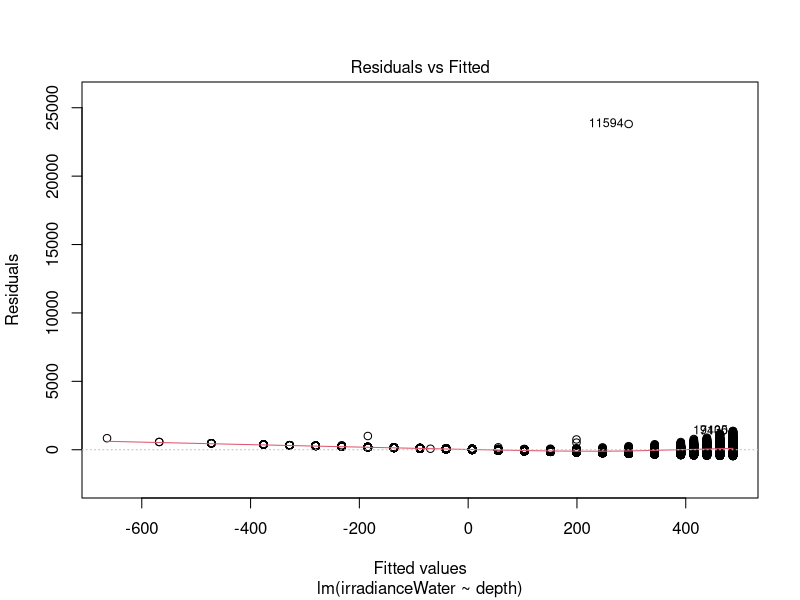
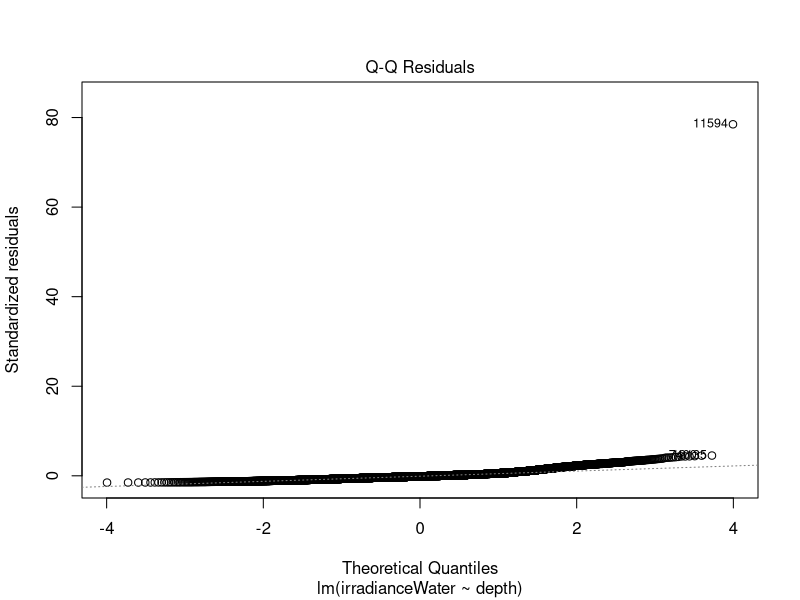
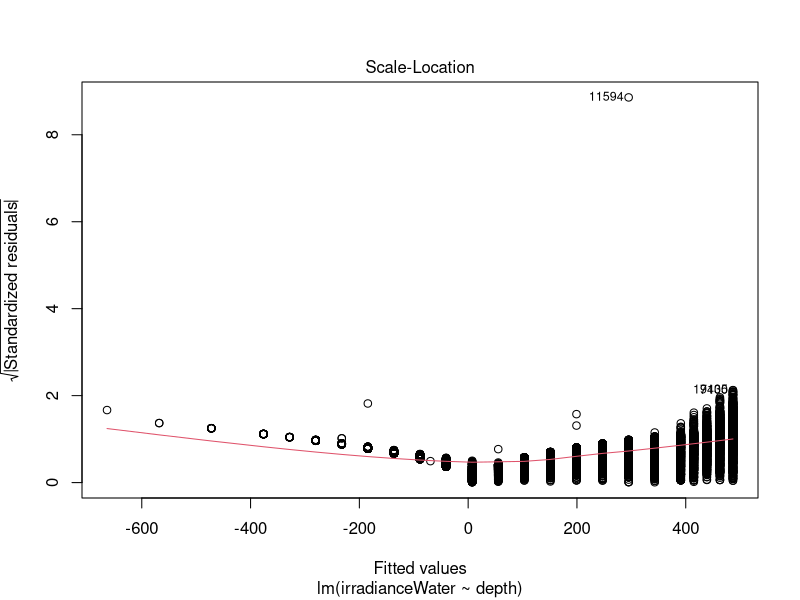
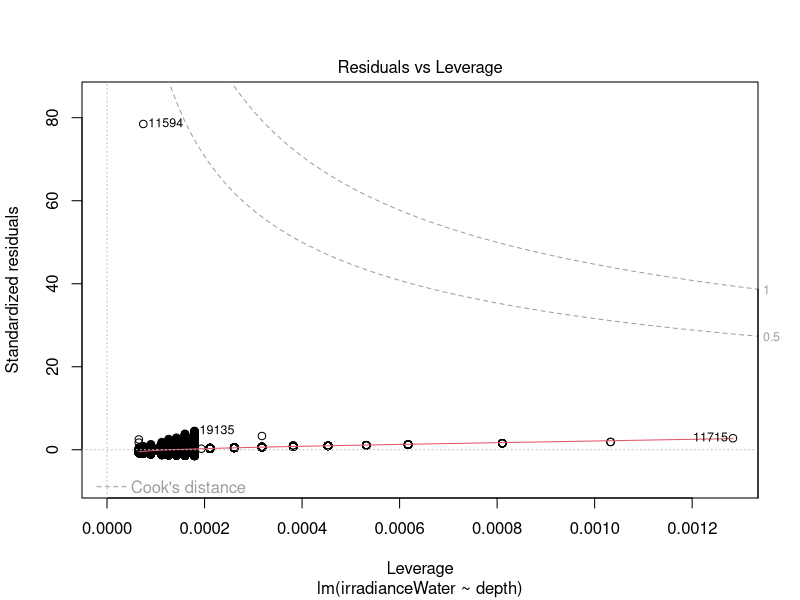
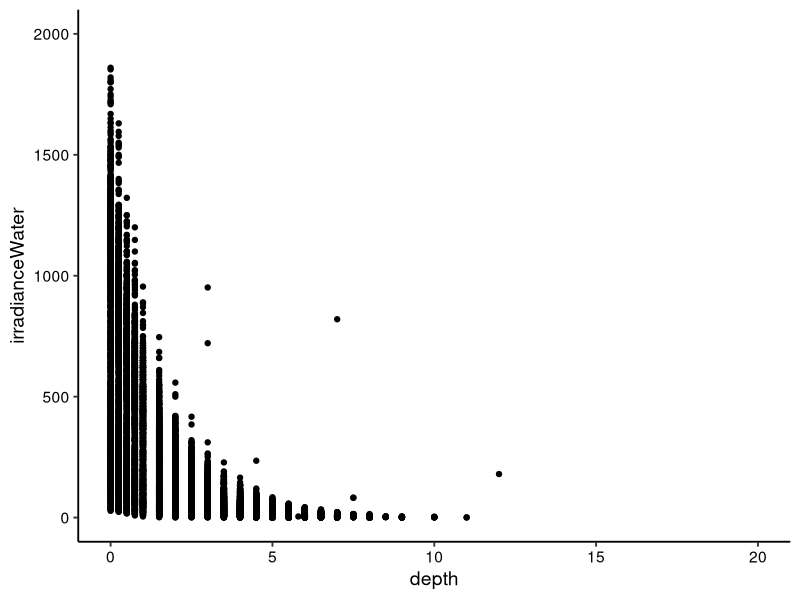
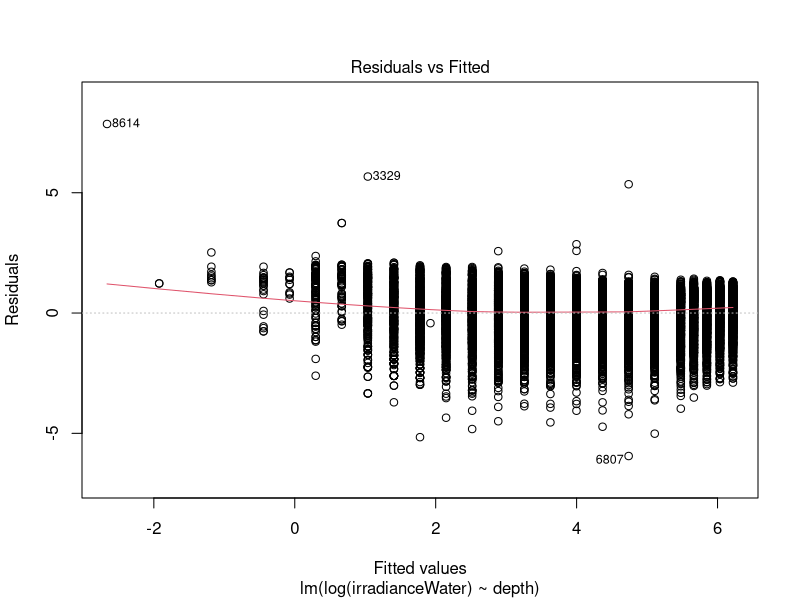
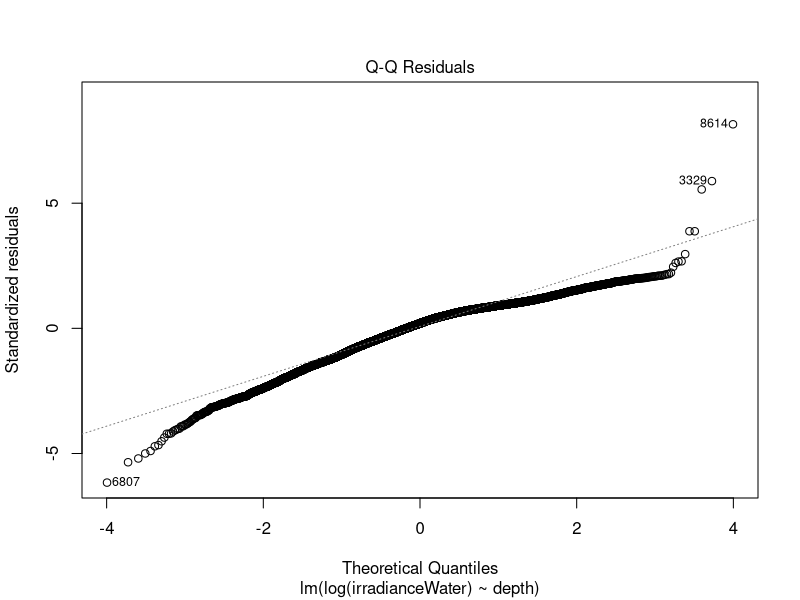
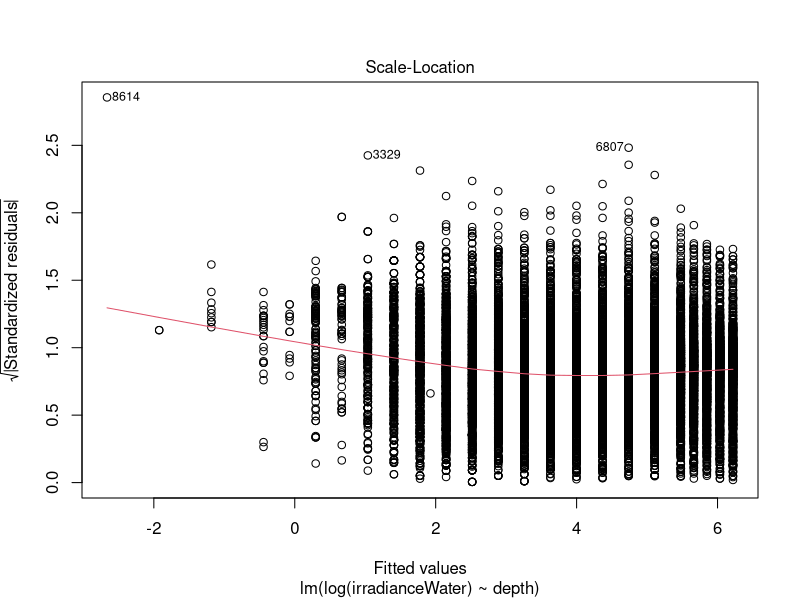

Recreate these plots in R, in order.
## ---- chunk 1
getwd()
library(tidyverse)

PeterPaul.chem.nutrients <- read.csv("./Data/Processed/NTL-LTER_Lake_Chemistry_Nutrients_PeterPaul_Processed.csv")

# Set date to date format
PeterPaul.chem.nutrients$sampledate <- as.Date(PeterPaul.chem.nutrients$sampledate, 
                                               format = "%Y-%m-%d")

mytheme <- theme_classic(base_size = 14) +
  theme(axis.text = element_text(color = "black"), 
        legend.position = "top")
theme_set(mytheme)

## ---- chunk 2
irradiance.regression <- lm(PeterPaul.chem.nutrients$irradianceWater ~ PeterPaul.chem.nutrients$depth)
# another way to format the lm function
irradiance.regression <- lm(data = PeterPaul.chem.nutrients, irradianceWater ~ depth)
summary(irradiance.regression)
#using the regression, we predict that irradiance = 486.8 - 95.89*depth + error
#r2 = correlation^2

# Correlation
cor.test(PeterPaul.chem.nutrients$irradianceWater, PeterPaul.chem.nutrients$depth)
## ---- chunk 3
plot(irradiance.regression)
## ---- chunk 4
# Plot the regression
irradiancebydepth <- 
  ggplot(PeterPaul.chem.nutrients, aes(x = depth, y = irradianceWater)) +
  ylim(0, 2000) +
  geom_point() 
print(irradiancebydepth) 
## ---- chunk 5
PeterPaul.chem.nutrients <- filter(PeterPaul.chem.nutrients, irradianceWater != 0)
irradiance.regression2 <- lm(data = PeterPaul.chem.nutrients, log(irradianceWater) ~ depth)
summary(irradiance.regression2)
plot(irradiance.regression2)

# Add a line and standard error for the linear regression
irradiancebydepth2 <- 
  ggplot(PeterPaul.chem.nutrients, aes(x = depth, y = irradianceWater)) +
  geom_smooth(method = "lm") +
  scale_y_log10() +
  geom_point() 
print(irradiancebydepth2) 

# SE can also be removed
irradiancebydepth2 <- 
    ggplot(PeterPaul.chem.nutrients, aes(x = depth, y = irradianceWater, color=lakename)) +
    geom_point(size=0.1, alpha=0.5) +
    xlab("Depth")+
    ylab("Water Irradiance")+
    scale_y_log10() +
    scale_x_continuous(breaks=c(0,2,4,6,8,10,12)) +
    geom_smooth(method = 'lm', se = FALSE, color = "yellow")
print(irradiancebydepth2)

# Make the graph attractive

## ---- chunk 6
cor.test(PeterPaul.chem.nutrients$irradianceWater, PeterPaul.chem.nutrients$depth, 
         method = "spearman", exact = FALSE)
## ---- chunk 7
TPregression <- lm(data = PeterPaul.chem.nutrients, tp_ug ~ depth + dissolvedOxygen)
summary(TPregression)
#The intercept means the dissolved oxygen level at 0m depth
#total phosphorus = 6+1.5(depth)+0.93(oxygen)

TPplot <- ggplot(PeterPaul.chem.nutrients, 
                 aes(x = dissolvedOxygen, y = tp_ug, color = depth)) +
  geom_point() +
  xlim(0, 20)
print(TPplot)


TPplot2 <- ggplot(PeterPaul.chem.nutrients, 
                 aes(x = depth, y = tp_ug, color = dissolvedOxygen)) +
  geom_point() +
  xlim(0, 20)
print(TPplot2)
## ---- chunk 8
#install.packages("corrplot")
library(corrplot)
PeterPaulnutrients <- 
  PeterPaul.chem.nutrients %>%
  select(tn_ug:po4) %>%
  na.omit() #if there is NAs, the corr plot will display ?, i.e. it wont work
PeterPaulCorr <- cor(PeterPaulnutrients)
corrplot(PeterPaulCorr, method = "ellipse")
corrplot.mixed(PeterPaulCorr, upper = "ellipse")
## ---- chunk 9
PeterPaul.naomit <- na.omit(PeterPaul.chem.nutrients)
TPAIC <- lm(data = PeterPaul.naomit, tp_ug ~ depth + dissolvedOxygen + 
              temperature_C + tn_ug + po4)
step(TPAIC) #The lower the aic value, the better
TPmodel <- lm(data = PeterPaul.naomit, tp_ug ~ temperature_C + tn_ug)
summary(TPmodel)

## ---- chunk 10
# main effects
TNancova.main <- lm(data = PeterPaul.chem.nutrients, tn_ug ~ lakename + depth)
summary(TNancova.main)
#The intercept 353 means paul lake at depth 0, while peter lake on its own has 353+135 total nitrogen
#Total nitrogen = 353 + 135*Peter Lake - 97(depth)
#in this case, the categorical factor peter and paul explains most difference instead of depth

# interaction effects
TNancova.interaction <- lm(data = PeterPaul.chem.nutrients, tn_ug ~ lakename * depth)
summary(TNancova.interaction)
#The intercept represents Paul Lake at zero meters, peter lake is 185 higher than paul lake, for paul lake, the depth increases by 19.87, but for peter, the lake depth will decrease total n by 48

TNplot <- ggplot(PeterPaul.chem.nutrients, aes(x = depth, y = tn_ug, color = lakename)) + 
  geom_point() + 
  geom_smooth(method = "lm", se = FALSE) +
  xlim(0, 10)
print(TNplot)

# Make the graph attractive
